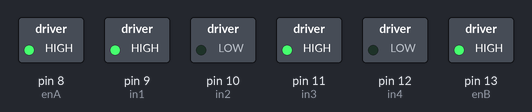
A sketch run on a simulated Arduino Uno, built with avr-gcc and run on an emulated ATmega328P. On the bench: switched loads named in the sketch (green lamp = pin HIGH).

Above: at 0.1 s.
Timing chart, 0 to 1.6 s (numbered marks = the images above):
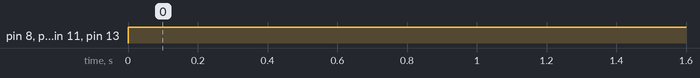

Measured:
- by itself, pin 8 (enA), pin 9 (in1), pin 11 (in3), pin 13 (enB): LOW → HIGH at 0.00 s

The sketch:

car1.2.ino
```cpp
#define enA 8
#define in1 9
#define in2 10
#define enB 13
#define in3 11
#define in4 12


void setup() {
  pinMode(enA, OUTPUT);
  pinMode(in1, OUTPUT);
  pinMode(in2, OUTPUT);
pinMode(enB, OUTPUT);
  pinMode(in3, OUTPUT);
  pinMode(in4, OUTPUT);

  // Set initial rotation direction
  digitalWrite(in1, LOW);
  digitalWrite(in2, HIGH);
   digitalWrite(in3, LOW);
  digitalWrite(in4, HIGH);
}
void loop() {

  analogWrite(enA, 255); // Send PWM signal to L298N Enable pin
  // Read button - Debounce
    analogWrite(enB, 255); // Send PWM signal to L298N Enable pin
  // Read button - Debounce

    digitalWrite(in1,HIGH);
    digitalWrite(in2, LOW);
    digitalWrite(in3, HIGH);
    digitalWrite(in4, LOW);


    delay(20);
}
```
